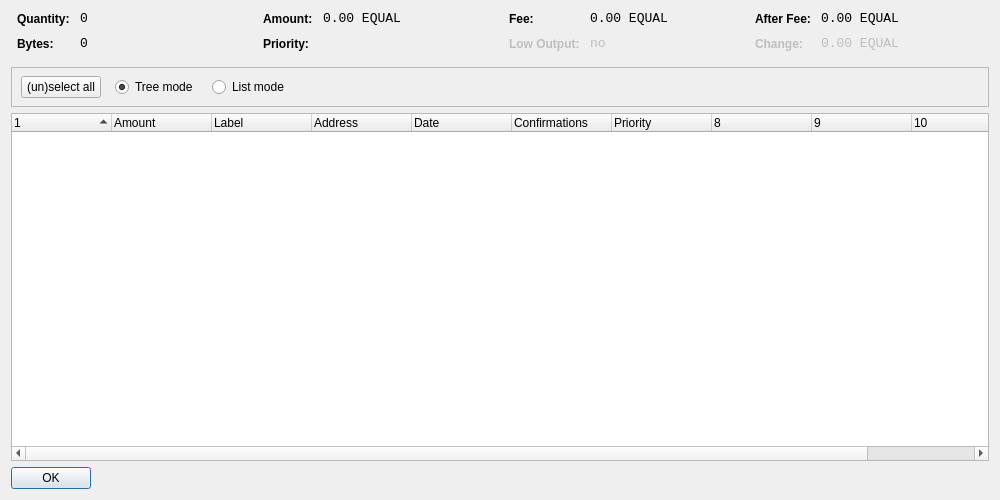
<?xml version="1.0" encoding="UTF-8"?>
<ui version="4.0">
 <class>CoinControlDialog</class>
 <widget class="QDialog" name="CoinControlDialog">
  <property name="geometry">
   <rect>
    <x>0</x>
    <y>0</y>
    <width>1000</width>
    <height>500</height>
   </rect>
  </property>
  <property name="windowTitle">
   <string>Coin Control</string>
  </property>
  <layout class="QVBoxLayout" name="verticalLayout">
   <item>
    <layout class="QHBoxLayout" name="horizontalLayoutTop" stretch="0,0,0,0">
     <property name="topMargin">
      <number>0</number>
     </property>
     <property name="bottomMargin">
      <number>10</number>
     </property>
     <item>
      <layout class="QFormLayout" name="formLayoutCoinControl1">
       <property name="horizontalSpacing">
        <number>10</number>
       </property>
       <property name="verticalSpacing">
        <number>10</number>
       </property>
       <property name="leftMargin">
        <number>6</number>
       </property>
       <property name="rightMargin">
        <number>6</number>
       </property>
       <item row="0" column="0">
        <widget class="QLabel" name="labelCoinControlQuantityText">
         <property name="styleSheet">
          <string notr="true">font-weight:bold;</string>
         </property>
         <property name="text">
          <string>Quantity:</string>
         </property>
        </widget>
       </item>
       <item row="0" column="1">
        <widget class="QLabel" name="labelCoinControlQuantity">
         <property name="font">
          <font>
           <family>Monospace</family>
           <pointsize>10</pointsize>
          </font>
         </property>
         <property name="cursor">
          <cursorShape>IBeamCursor</cursorShape>
         </property>
         <property name="contextMenuPolicy">
          <enum>Qt::ActionsContextMenu</enum>
         </property>
         <property name="text">
          <string notr="true">0</string>
         </property>
         <property name="textInteractionFlags">
          <set>Qt::LinksAccessibleByMouse|Qt::TextSelectableByKeyboard|Qt::TextSelectableByMouse</set>
         </property>
        </widget>
       </item>
       <item row="1" column="0">
        <widget class="QLabel" name="labelCoinControlBytesText">
         <property name="styleSheet">
          <string notr="true">font-weight:bold;</string>
         </property>
         <property name="text">
          <string>Bytes:</string>
         </property>
        </widget>
       </item>
       <item row="1" column="1">
        <widget class="QLabel" name="labelCoinControlBytes">
         <property name="font">
          <font>
           <family>Monospace</family>
           <pointsize>10</pointsize>
          </font>
         </property>
         <property name="cursor">
          <cursorShape>IBeamCursor</cursorShape>
         </property>
         <property name="contextMenuPolicy">
          <enum>Qt::ActionsContextMenu</enum>
         </property>
         <property name="text">
          <string notr="true">0</string>
         </property>
         <property name="textInteractionFlags">
          <set>Qt::LinksAccessibleByMouse|Qt::TextSelectableByKeyboard|Qt::TextSelectableByMouse</set>
         </property>
        </widget>
       </item>
      </layout>
     </item>
     <item>
      <layout class="QFormLayout" name="formLayoutCoinControl2">
       <property name="horizontalSpacing">
        <number>10</number>
       </property>
       <property name="verticalSpacing">
        <number>10</number>
       </property>
       <property name="leftMargin">
        <number>6</number>
       </property>
       <property name="rightMargin">
        <number>6</number>
       </property>
       <item row="0" column="0">
        <widget class="QLabel" name="labelCoinControlAmountText">
         <property name="styleSheet">
          <string notr="true">font-weight:bold;</string>
         </property>
         <property name="text">
          <string>Amount:</string>
         </property>
        </widget>
       </item>
       <item row="0" column="1">
        <widget class="QLabel" name="labelCoinControlAmount">
         <property name="font">
          <font>
           <family>Monospace</family>
           <pointsize>10</pointsize>
          </font>
         </property>
         <property name="cursor">
          <cursorShape>IBeamCursor</cursorShape>
         </property>
         <property name="contextMenuPolicy">
          <enum>Qt::ActionsContextMenu</enum>
         </property>
         <property name="text">
          <string notr="true">0.00 EQUAL</string>
         </property>
         <property name="textInteractionFlags">
          <set>Qt::LinksAccessibleByMouse|Qt::TextSelectableByKeyboard|Qt::TextSelectableByMouse</set>
         </property>
        </widget>
       </item>
       <item row="1" column="0">
        <widget class="QLabel" name="labelCoinControlPriorityText">
         <property name="styleSheet">
          <string notr="true">font-weight:bold;</string>
         </property>
         <property name="text">
          <string>Priority:</string>
         </property>
        </widget>
       </item>
       <item row="1" column="1">
        <widget class="QLabel" name="labelCoinControlPriority">
         <property name="font">
          <font>
           <family>Monospace</family>
           <pointsize>10</pointsize>
          </font>
         </property>
         <property name="cursor">
          <cursorShape>IBeamCursor</cursorShape>
         </property>
         <property name="contextMenuPolicy">
          <enum>Qt::ActionsContextMenu</enum>
         </property>
         <property name="text">
          <string/>
         </property>
         <property name="textInteractionFlags">
          <set>Qt::LinksAccessibleByMouse|Qt::TextSelectableByKeyboard|Qt::TextSelectableByMouse</set>
         </property>
        </widget>
       </item>
      </layout>
     </item>
     <item>
      <layout class="QFormLayout" name="formLayoutCoinControl3">
       <property name="horizontalSpacing">
        <number>10</number>
       </property>
       <property name="verticalSpacing">
        <number>10</number>
       </property>
       <property name="leftMargin">
        <number>6</number>
       </property>
       <property name="rightMargin">
        <number>6</number>
       </property>
       <item row="0" column="0">
        <widget class="QLabel" name="labelCoinControlFeeText">
         <property name="styleSheet">
          <string notr="true">font-weight:bold;</string>
         </property>
         <property name="text">
          <string>Fee:</string>
         </property>
        </widget>
       </item>
       <item row="0" column="1">
        <widget class="QLabel" name="labelCoinControlFee">
         <property name="font">
          <font>
           <family>Monospace</family>
           <pointsize>10</pointsize>
          </font>
         </property>
         <property name="cursor">
          <cursorShape>IBeamCursor</cursorShape>
         </property>
         <property name="contextMenuPolicy">
          <enum>Qt::ActionsContextMenu</enum>
         </property>
         <property name="text">
          <string notr="true">0.00 EQUAL</string>
         </property>
         <property name="textInteractionFlags">
          <set>Qt::LinksAccessibleByMouse|Qt::TextSelectableByKeyboard|Qt::TextSelectableByMouse</set>
         </property>
        </widget>
       </item>
       <item row="1" column="0">
        <widget class="QLabel" name="labelCoinControlLowOutputText">
         <property name="enabled">
          <bool>false</bool>
         </property>
         <property name="styleSheet">
          <string notr="true">font-weight:bold;</string>
         </property>
         <property name="text">
          <string>Low Output:</string>
         </property>
        </widget>
       </item>
       <item row="1" column="1">
        <widget class="QLabel" name="labelCoinControlLowOutput">
         <property name="enabled">
          <bool>false</bool>
         </property>
         <property name="font">
          <font>
           <family>Monospace</family>
           <pointsize>10</pointsize>
          </font>
         </property>
         <property name="cursor">
          <cursorShape>IBeamCursor</cursorShape>
         </property>
         <property name="contextMenuPolicy">
          <enum>Qt::ActionsContextMenu</enum>
         </property>
         <property name="text">
          <string notr="true">no</string>
         </property>
         <property name="textInteractionFlags">
          <set>Qt::LinksAccessibleByMouse|Qt::TextSelectableByKeyboard|Qt::TextSelectableByMouse</set>
         </property>
        </widget>
       </item>
      </layout>
     </item>
     <item>
      <layout class="QFormLayout" name="formLayoutCoinControl4">
       <property name="horizontalSpacing">
        <number>10</number>
       </property>
       <property name="verticalSpacing">
        <number>10</number>
       </property>
       <property name="leftMargin">
        <number>6</number>
       </property>
       <property name="rightMargin">
        <number>6</number>
       </property>
       <item row="0" column="0">
        <widget class="QLabel" name="labelCoinControlAfterFeeText">
         <property name="styleSheet">
          <string notr="true">font-weight:bold;</string>
         </property>
         <property name="text">
          <string>After Fee:</string>
         </property>
        </widget>
       </item>
       <item row="0" column="1">
        <widget class="QLabel" name="labelCoinControlAfterFee">
         <property name="font">
          <font>
           <family>Monospace</family>
           <pointsize>10</pointsize>
          </font>
         </property>
         <property name="cursor">
          <cursorShape>IBeamCursor</cursorShape>
         </property>
         <property name="contextMenuPolicy">
          <enum>Qt::ActionsContextMenu</enum>
         </property>
         <property name="text">
          <string notr="true">0.00 EQUAL</string>
         </property>
         <property name="textInteractionFlags">
          <set>Qt::LinksAccessibleByMouse|Qt::TextSelectableByKeyboard|Qt::TextSelectableByMouse</set>
         </property>
        </widget>
       </item>
       <item row="1" column="0">
        <widget class="QLabel" name="labelCoinControlChangeText">
         <property name="enabled">
          <bool>false</bool>
         </property>
         <property name="styleSheet">
          <string notr="true">font-weight:bold;</string>
         </property>
         <property name="text">
          <string>Change:</string>
         </property>
        </widget>
       </item>
       <item row="1" column="1">
        <widget class="QLabel" name="labelCoinControlChange">
         <property name="enabled">
          <bool>false</bool>
         </property>
         <property name="font">
          <font>
           <family>Monospace</family>
           <pointsize>10</pointsize>
          </font>
         </property>
         <property name="cursor">
          <cursorShape>IBeamCursor</cursorShape>
         </property>
         <property name="contextMenuPolicy">
          <enum>Qt::ActionsContextMenu</enum>
         </property>
         <property name="text">
          <string notr="true">0.00 EQUAL</string>
         </property>
         <property name="textInteractionFlags">
          <set>Qt::LinksAccessibleByMouse|Qt::TextSelectableByKeyboard|Qt::TextSelectableByMouse</set>
         </property>
        </widget>
       </item>
      </layout>
     </item>
    </layout>
   </item>
   <item>
    <widget class="QFrame" name="frame">
     <property name="minimumSize">
      <size>
       <width>0</width>
       <height>40</height>
      </size>
     </property>
     <property name="frameShape">
      <enum>QFrame::StyledPanel</enum>
     </property>
     <property name="frameShadow">
      <enum>QFrame::Sunken</enum>
     </property>
     <widget class="QWidget" name="horizontalLayoutWidget">
      <property name="geometry">
       <rect>
        <x>10</x>
        <y>0</y>
        <width>781</width>
        <height>41</height>
       </rect>
      </property>
      <layout class="QHBoxLayout" name="horizontalLayoutPanel" stretch="0,0,0,0,0">
       <property name="spacing">
        <number>14</number>
       </property>
       <item>
        <widget class="QPushButton" name="pushButtonSelectAll">
         <property name="sizePolicy">
          <sizepolicy hsizetype="Maximum" vsizetype="Fixed">
           <horstretch>0</horstretch>
           <verstretch>0</verstretch>
          </sizepolicy>
         </property>
         <property name="text">
          <string>(un)select all</string>
         </property>
        </widget>
       </item>
       <item>
        <widget class="QRadioButton" name="radioTreeMode">
         <property name="sizePolicy">
          <sizepolicy hsizetype="Maximum" vsizetype="Fixed">
           <horstretch>0</horstretch>
           <verstretch>0</verstretch>
          </sizepolicy>
         </property>
         <property name="text">
          <string>Tree mode</string>
         </property>
         <property name="checked">
          <bool>true</bool>
         </property>
        </widget>
       </item>
       <item>
        <widget class="QRadioButton" name="radioListMode">
         <property name="sizePolicy">
          <sizepolicy hsizetype="Maximum" vsizetype="Fixed">
           <horstretch>0</horstretch>
           <verstretch>0</verstretch>
          </sizepolicy>
         </property>
         <property name="text">
          <string>List mode</string>
         </property>
        </widget>
       </item>
       <item>
        <spacer name="horizontalSpacer">
         <property name="orientation">
          <enum>Qt::Horizontal</enum>
         </property>
         <property name="sizeHint" stdset="0">
          <size>
           <width>40</width>
           <height>20</height>
          </size>
         </property>
        </spacer>
       </item>
      </layout>
     </widget>
    </widget>
   </item>
   <item>
    <widget class="CoinControlTreeWidget" name="treeWidget">
     <property name="contextMenuPolicy">
      <enum>Qt::CustomContextMenu</enum>
     </property>
     <property name="sortingEnabled">
      <bool>false</bool>
     </property>
     <property name="columnCount">
      <number>11</number>
     </property>
     <attribute name="headerShowSortIndicator" stdset="0">
      <bool>true</bool>
     </attribute>
     <attribute name="headerStretchLastSection">
      <bool>false</bool>
     </attribute>
     <column>
      <property name="text">
       <string/>
      </property>
     </column>
     <column>
      <property name="text">
       <string>Amount</string>
      </property>
     </column>
     <column>
      <property name="text">
       <string>Label</string>
      </property>
     </column>
     <column>
      <property name="text">
       <string>Address</string>
      </property>
     </column>
     <column>
      <property name="text">
       <string>Date</string>
      </property>
     </column>
     <column>
      <property name="text">
       <string>Confirmations</string>
      </property>
      <property name="toolTip">
       <string>Confirmed</string>
      </property>
     </column>
     <column>
      <property name="text">
       <string>Priority</string>
      </property>
     </column>
     <column>
      <property name="text">
       <string/>
      </property>
     </column>
     <column>
      <property name="text">
       <string/>
      </property>
     </column>
     <column>
      <property name="text">
       <string/>
      </property>
     </column>
     <column>
      <property name="text">
       <string/>
      </property>
     </column>
    </widget>
   </item>
   <item>
    <widget class="QDialogButtonBox" name="buttonBox">
     <property name="sizePolicy">
      <sizepolicy hsizetype="Maximum" vsizetype="Fixed">
       <horstretch>0</horstretch>
       <verstretch>0</verstretch>
      </sizepolicy>
     </property>
     <property name="orientation">
      <enum>Qt::Horizontal</enum>
     </property>
     <property name="standardButtons">
      <set>QDialogButtonBox::Ok</set>
     </property>
    </widget>
   </item>
  </layout>
 </widget>
 <customwidgets>
  <customwidget>
   <class>CoinControlTreeWidget</class>
   <extends>QTreeWidget</extends>
   <header>coincontroltreewidget.h</header>
  </customwidget>
 </customwidgets>
 <resources/>
 <connections/>
</ui>
